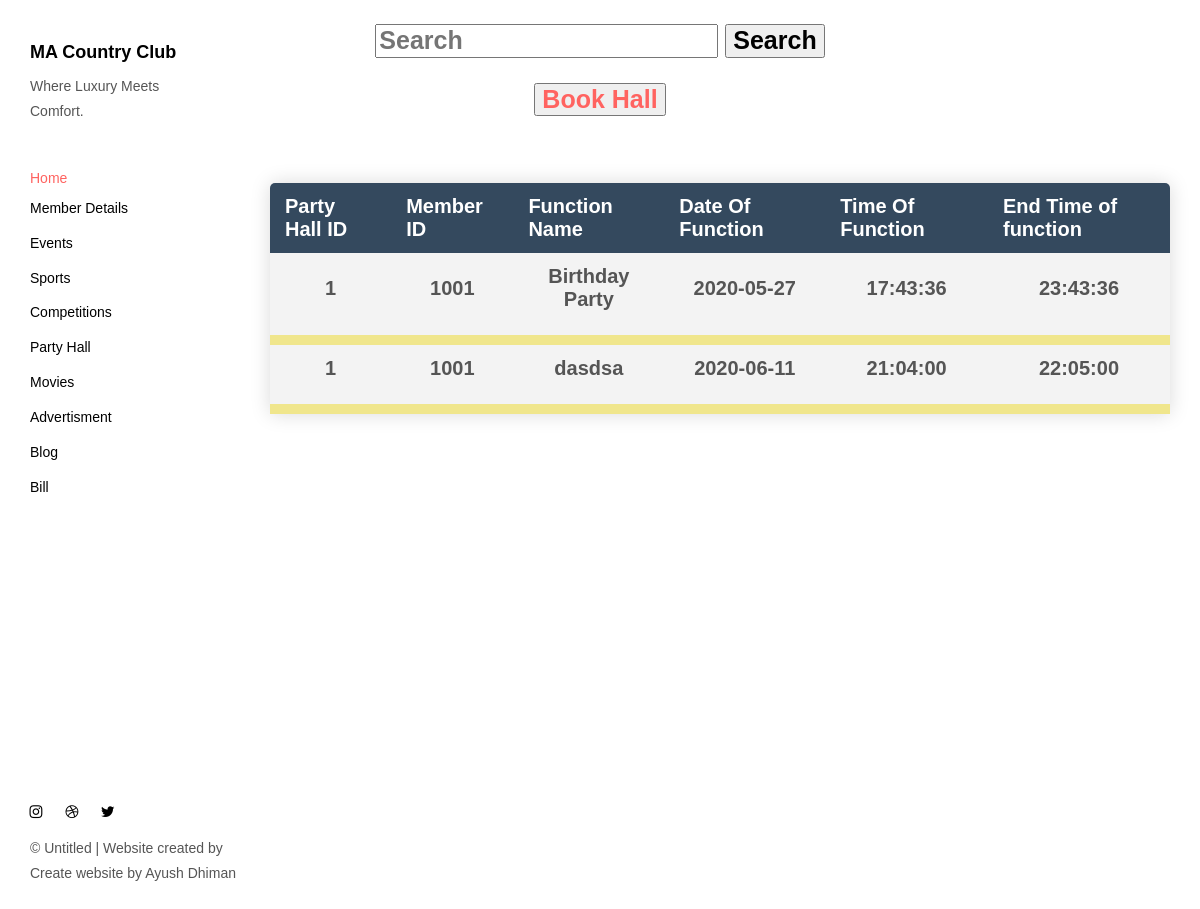
The page /AppBody/AppBody/partyhall.php on the database its author committed.
### tables this page shows
CREATE TABLE `partyhalluser` (
  `PartHallID` int(10) NOT NULL,
  `memberID` int(10) NOT NULL,
  `Functionname` varchar(50) NOT NULL,
  `Dateoffunction` date NOT NULL,
  `timeoffunction` time NOT NULL,
  `Endtimeoffunction` time NOT NULL
);

### AppBody/AppBody/partyhall.php (the view, shortened to what this page needs)
<head>
<link href="./main.82cfd66e.css" rel="stylesheet"></head>
<body background="../../ResourcesNEW/partyhallback.jpg" style=" background-position: center;
  background-repeat: no-repeat;
  background-size: cover;">
<h1 style="text-align:center; font-size:25px;font-family: Calibri, Helvetica, sans-serif;" >
<form action="searchpartyhall.php" method="POST">
    <input type="text" name="search" placeholder="Search">
	<button type="submit" name="submit-search" size="100%">Search</button>
</form>
</h1>
<h1 style="text-align:center; font-size:25px;font-family: Calibri, Helvetica, sans-serif;">
<a href="bookpartyhaall.php" style =" margin-top:1px; text-align:right; font-size:25px;font-family: Calibri, Helvetica, sans-serif;">
  <button type="submit" name="submit-add" size="100%">Book Hall</button>
  </a>
  </h1>
<body>
<header class="">
  <nav class="sidebar">
    <div class="navbar-collapse" id="navbar-collapse">
      <div class="site-header hidden-xs">
          <a class="site-brand" href="./index.html" title="">
            MA Country Club
          </a>
        <p>Where Luxury Meets Comfort.</p>
      </div>
      <ul class="nav">
    <a href="../admin.php" title="">Home</a></li>
        <li><a href="./memberdetails.php" title="">Member Details</a></li>
        <li><a href="./events.php" title="">Events</a></li>
        <li><a href="./sports.php" title="">Sports</a></li>
        <li><a href="./competitions.php" title="">Competitions</a></li>
        <li><a href="./partyhall.php" title="">Party Hall</a></li>
        <li><a href="./movies.php" title="">Movies</a></li>
        <li><a href="./advertisment.php" title="">Advertisment</a></li>
        <li><a href="./blog.php" title="">Blog</a></li>
        <li><a href="./monthbill.php" title="">Bill</a></li>
      </ul>
      <nav class="nav-footer">
        <p class="nav-footer-social-buttons">
          <a class="fa-icon" href="https://www.instagram.com/ayush.dhiman_" title="">
            <i class="fa fa-instagram"></i>
          </a>
          <a class="fa-icon" href="https://dribbble.com/" title="">
            <i class="fa fa-dribbble"></i>
          </a>
          <a class="fa-icon" href="https://twitter.com/" title="">
            <i class="fa fa-twitter"></i>
          </a>
        </p>
        <p>© Untitled | Website created by Create website by Ayush Dhiman</a>
      </nav>
    </div>
  </nav>
</header>
<main class="" id="main-collapse">
<p style="text-align:center; font-size:25px;font-family: Calibri, Helvetica, sans-serif;" >
<?php
$server="localhost";
$username="root";
$password="";
$dbname="login";
$conn =mysqli_connect($server,$username,$password,$dbname);
?>
<div class="article-container">
    <?php
	   $sql="SELECT * FROM partyhalluser";
	   $result=mysqli_query($conn,$sql);
	   $queryResults =mysqli_num_rows($result);
	   if($queryResults >0){
      echo "
     <table style='text-align:center;border-collapse: collapse;margin: 25px 0; font-size: 20px;min-width: 400px;border-radius: 5px 5px 0 0;overflow: hidden;box-shadow: 0 0 20px rgba(0, 0, 0, 0.15);'>
     <tr style='background-color:#34495E;color: white;text-align: left;font-weight: bold;padding: 12px 15px;'>
                <th style='padding: 12px 15px;'>Party Hall ID</th>
                <th style='padding: 12px 15px;'>Member ID</th>
                <th style='padding: 12px 15px;'>Function Name</th>
                <th style='padding: 12px 15px;'>Date Of Function</th>
                <th style='padding: 12px 15px;'>Time Of Function</th>
                <th style='padding: 12px 15px;'>End Time of function</th>
				</tr>";
	   while($row = mysqli_fetch_assoc($result)){
      echo "<div>
               <tr  style='font-size: 20px;background-color: #f3f3f3; border-bottom: 10px solid khaki;font-weight: bold;'>
                <td style='padding: 12px 15px;'><p>".$row['PartHallID']."</p></td>
                <td style='padding: 12px 15px;'><p>".$row['memberID']."</p></td>
                <td style='padding: 12px 15px;'><p>".$row['Functionname']."</p></td>
                <td style='padding: 12px 15px;'><p>".$row['Dateoffunction']."</p></td>
                <td style='padding: 12px 15px;'><p>".$row['timeoffunction']."</p></td>
                <td style='padding: 12px 15px;'><p>".$row['Endtimeoffunction']."</p></td>
                 </tr>
	          </div>";
			}
		 }
	  ?>
    </p>
</body>
</html>

### rows shown on the page
partyhalluser: PartHallID "1", memberID "1001", Functionname "Birthday Party", Dateoffunction "2020-05-27", timeoffunction "17:43:36", Endtimeoffunction "23:43:36"
partyhalluser: PartHallID "1", memberID "1001", Functionname "dasdsa", Dateoffunction "2020-06-11", timeoffunction "21:04:00", Endtimeoffunction "22:05:00"
